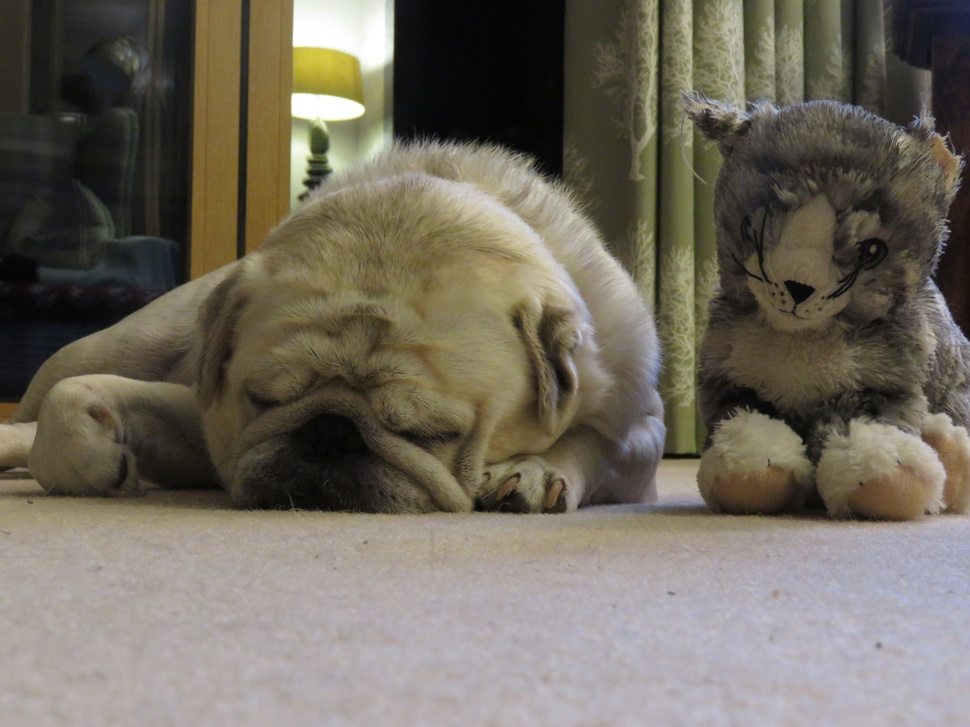
#> input picture photos/4_input.jpg, 970 x 727 px, shrunk from 4096 x 3072 before the run
$ python equalizer_colour.py
#> lines starting #> are read from the running program, lines starting #| are printed output that depends on the picture
from PIL import Image
import matplotlib.pyplot as plt
import numpy as np

"""
Script that applies histogram equalization to a colour image.
Specify an input image and name for the output image below (must be jpg).
When script is ran two histograms will be displayed:
 - The luma distribution of the original image (YCbCr)
 - The luma distribution of the new image (YCbCr)

Accompanying blog post: https://ukdevguy.com/...
"""

# Only two constants that need setting before running
IN_FILE = "photos/4_input.jpg"
OUT_FILE = "photos/4_output.jpg"

def make_histogram(img):
    """ Take an image and create a historgram from it's luma values """
    y_vals = img[:,:,0].flatten()
    histogram = np.zeros(256, dtype=int)
    for y_index in range(y_vals.size):
        histogram[y_vals[y_index]] += 1
    return histogram

def make_cumsum(histogram):
    """ Create an array that represents the cumulative sum of the histogram """
    cumsum = np.zeros(256, dtype=int)
    cumsum[0] = histogram[0]
    for i in range(1, histogram.size):
        cumsum[i] = cumsum[i-1] + histogram[i]
    return cumsum

def make_mapping(histogram, cumsum):
    """ Create a mapping s.t. each old luma value is mapped to a new
        one between 0 and 255. Mapping is created using:
         - M(i) = max(0, round((luma_levels*cumsum(i))/(h*w))-1)
        where luma_levels is the number of luma levels in the image """
    mapping = np.zeros(256, dtype=int)
    luma_levels = 256
    for i in range(histogram.size):
        mapping[i] = max(0, round((luma_levels*cumsum[i])/(IMG_H*IMG_W))-1)
    return mapping

def apply_mapping(img, mapping):
    """ Apply the mapping to our image """
    new_image = img.copy()
    new_image[:,:,0] = list(map(lambda a : mapping[a], img[:,:,0]))
    return new_image

# Load image, convert it to YCbCr format ten store width and height into constants
pillow_img = Image.open(IN_FILE).convert('YCbCr')
#> pillow_img: PIL image 970x727 YCbCr; mean of channels 0, 1, 2 106.8, 120.5, 131.7
IMG_W, IMG_H = pillow_img.size
#> IMG_W = 970; IMG_H = 727

# Convert our image to numpy array, calculate the histogram, cumulative sum,
# mapping and then apply the mapping to create a new image
img = np.array(pillow_img)
histogram = make_histogram(img)
#> after the loop in make_histogram, `for y_index in range(y_vals.size):`: histogram = 256 values, max 12279 at index 173, min 0 at index 0, mean 2754.6
cumsum = make_cumsum(histogram)
#> after the loop in make_cumsum, `for i in range(1, histogram.size):`: cumsum = 256 values from 0 to 705190
#> cumsum = 256 values from 0 to 705190
mapping = make_mapping(histogram, cumsum)
#> after the loop in make_mapping, `for i in range(histogram.size):`: mapping = 256 values from 0 to 255
#> mapping = 256 values from 0 to 255
new_image = apply_mapping(img, mapping)
#> in apply_mapping, `new_image[:,:,0] = list(map(lambda a : mapping[a], img[:,:,0]))`: new_image: shape (727, 970, 3); mean of channels 0, 1, 2 127.9, 120.5, 131.7

# Save the image
output_image = Image.fromarray(np.uint8(new_image), "YCbCr")
output_image.save(OUT_FILE)

# Display the old (blue) and new (orange) histograms next to eachother
x_axis = np.arange(256)
fig = plt.figure()
fig.add_subplot(1, 2, 1)
plt.bar(x_axis, histogram)
fig.add_subplot(1, 2, 2)
plt.bar(x_axis, make_histogram(new_image), color="orange")
plt.show()
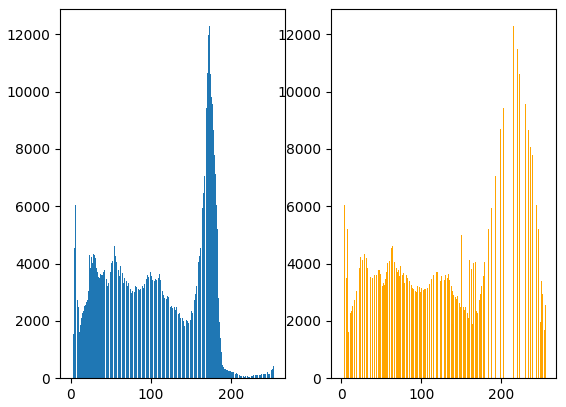
#> figure drawn by matplotlib, 2 panels; panel 1: tallest bar 12279 high, from x = 172.6 to 173.4; panel 2: tallest bar 12279 high, from x = 214.6 to 215.4

$ run again, with photos/1_input.jpg copied over photos/4_input.jpg
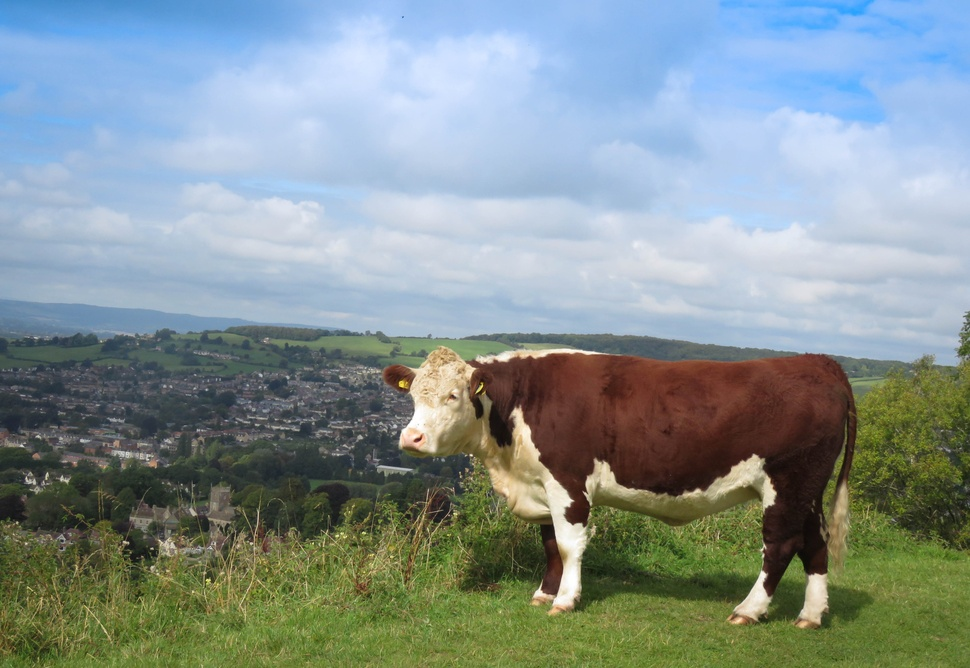
#> input picture photos/1_input.jpg, 970 x 668 px, shrunk from 4096 x 2820 before the run
#> pillow_img: PIL image 970x668 YCbCr; mean of channels 0, 1, 2 142.2, 130.2, 120.4
#> after the loop in make_histogram, `for y_index in range(y_vals.size):`: histogram = 256 values, max 8663 at index 207, min 0 at index 0, mean 2531.1
#> after the loop in make_cumsum, `for i in range(1, histogram.size):`: cumsum = 256 values from 0 to 647960
#> after the loop in make_mapping, `for i in range(histogram.size):`: mapping = 256 values from 0 to 255
#> new_image: shape (668, 970, 3); mean of channels 0, 1, 2 127.8, 130.2, 120.4
#> `plt.show()`:
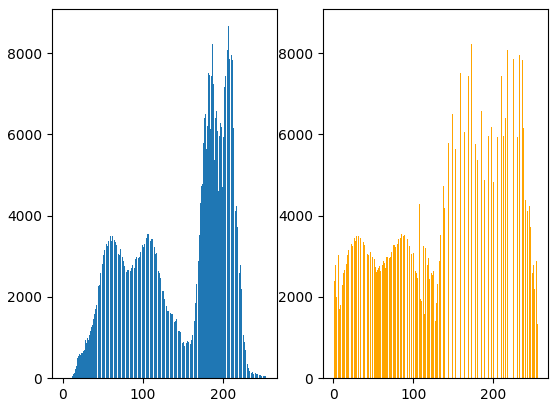
#> figure drawn by matplotlib, 2 panels; panel 1: tallest bar 8663 high, from x = 206.6 to 207.4; panel 2: tallest bar 8663 high, from x = 221.6 to 222.4

$ run again, with photos/2_modified.png saved as photos/4_input.jpg
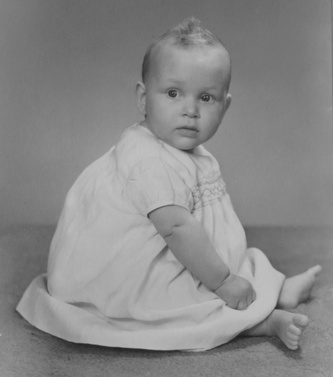
#> input picture photos/2_modified.png, 333 x 377 px, shrunk from 1405 x 1594 before the run
#> pillow_img: PIL image 333x377 YCbCr; mean of channels 0, 1, 2 136.9, 128, 128
#> after the loop in make_histogram, `for y_index in range(y_vals.size):`: histogram = 256 values, max 2560 at index 133, min 0 at index 0, mean 490.4
#> after the loop in make_cumsum, `for i in range(1, histogram.size):`: cumsum = 256 values from 0 to 125541
#> after the loop in make_mapping, `for i in range(histogram.size):`: mapping = 256 values from 0 to 255
#> new_image: shape (377, 333, 3); mean of channels 0, 1, 2 128.6, 128, 128
#> `plt.show()`:
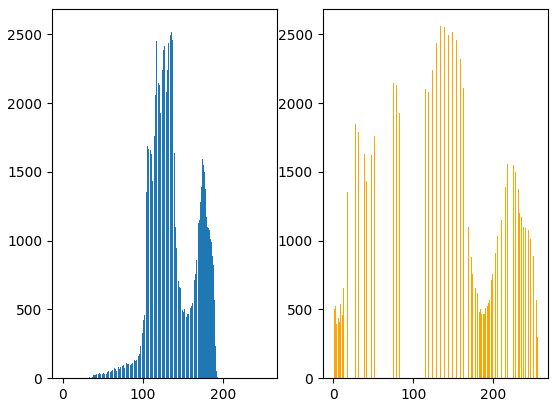
#> figure drawn by matplotlib, 2 panels; panel 1: tallest bar 2560 high, from x = 132.6 to 133.4; panel 2: tallest bar 2560 high, from x = 133.6 to 134.4
